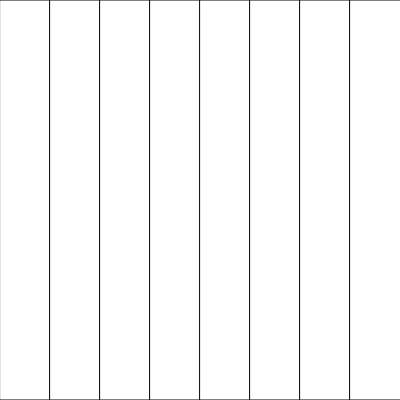
Frame 1 (no input)
Frame 60 (no input): identical to frame 1, image omitted
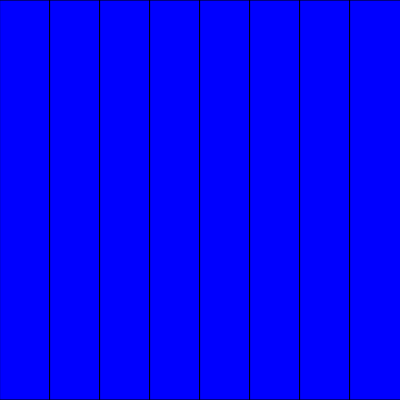
Frame 120 (the mouse pressed at the canvas centre since frame 60)

The p5.js sketch that drew these frames (run headless with seeded random() and noise() and a simulated clock; from frame 60 on, the mouse is pressed at the canvas centre):

// p5.js sketch
// ── sketch.js
function setup() {
    createCanvas(400, 400);
}

function draw() {
    background(255);
    for (let x = 0; x <= 350; x+=50) {
        rect(x, 0, 400);
    }
}

function mousePressed() {
    fill(0, 0, 255);
    rect(mouseX, 0, 400);
}
